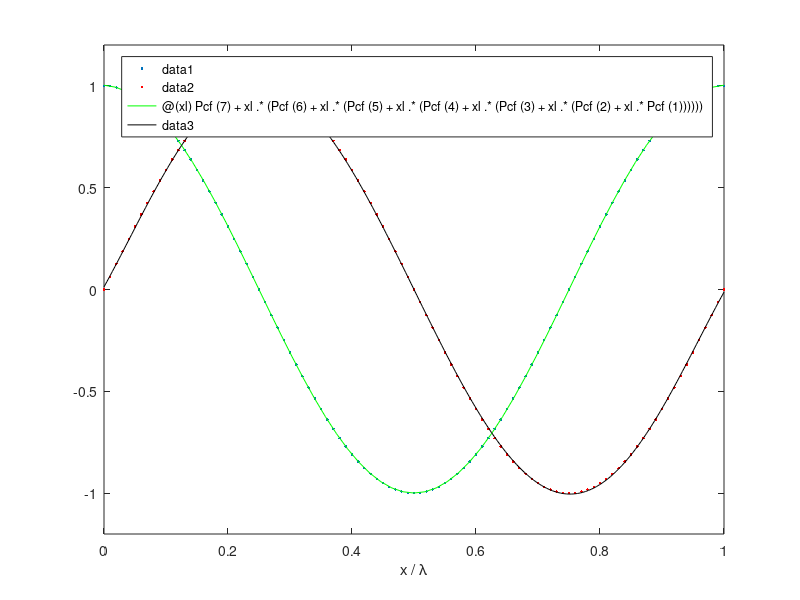
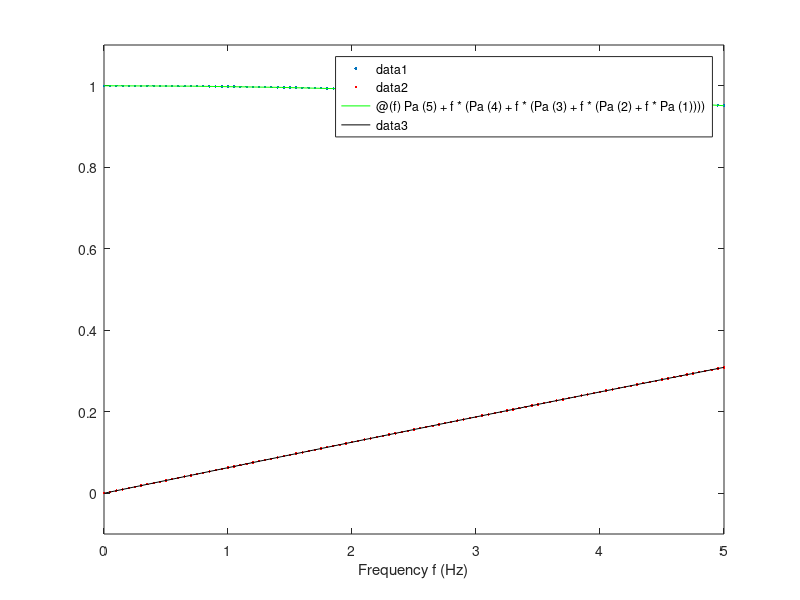

These figures' MATLAB source, in order:
clear
clc

xlam = 0:0.01:1;

cf = cos(2*pi*xlam);
sf = sin(2*pi*xlam);

Pcf = polyfit(xlam,cf,6);   %Need a 6th order poly for decent approx of full wave
Psf = polyfit(xlam,sf,5);   %Need a 5th order poly for decent approx of full wave

alf =@(xl) Pcf(7)+xl.*(Pcf(6)+xl.*(Pcf(5)+xl.*(Pcf(4)+xl.*(Pcf(3)+xl.*(Pcf(2)+xl.*Pcf(1))))));
bef =@(xl) Psf(6)+xl.*(Psf(5)+xl.*(Psf(4)+xl.*(Psf(3)+xl.*(Psf(2)+xl.*Psf(1)))));

plot(xlam,cf,'.')
hold on
plot(xlam,sf,'r.')
fplot(alf,[0 1],'g')
fplot(bef,[0 1],'k')
hold off
xlabel('x / \lambda')
ylim([-1.2 1.2])

fr = 0:0.05:5;
dt = 10 /1000;
fs = 1/dt;

ar = cos(2*pi*fr/fs);
br = sin(2*pi*fr/fs);

Pa = polyfit(fr,ar,4);
Pb = polyfit(fr,br,4);

alr =@(f) Pa(5)+f*(Pa(4)+f*(Pa(3)+f*(Pa(2)+f*Pa(1))));
ber =@(f) Pb(5)+f*(Pb(4)+f*(Pb(3)+f*(Pb(2)+f*Pb(1))));

figure(2)
plot(fr,ar,'.')
hold on
plot(fr,br,'r.')
fplot(alr,[0 5],'g')
fplot(ber,[0 5],'k')
hold off
xlabel('Frequency f (Hz)')
ylim([-0.1 1.1])

%%
L = 1;
N = 20;
x = (1:1:N)'*L/N;

f = 1;
A = 9;
lam = 3/4*L;

Ai = A*x;
alphaf = alf(mod(x/lam,1));
betaf = bef(mod(x/lam,1));
alphar = alr(f);
betar = ber(f);

for i = 1:length(Pa)
    fprintf('%15.9f  ',Pa(i))
    fprintf('%15.9f\n',Pb(i))
end
fprintf('\n')

for i = 1:length(Pcf)
    fprintf('%15.9f  ',Pcf(i))
    
    if i<=length(Psf), fprintf('%15.9f\n',Psf(i)); end
end
fprintf('\n')

% tmax = 10;
% maxit = tmax*fs;
% Ck = 1;
% Sk = 0;
% tcur = now*24*3600; %convert days (now) to seconds
% for k = 1:maxit
%     to = tcur;
%     Co = Ck;
%     So = Sk;
%     Ck = alphar*Co - betar*So;
%     Sk = betar*Co + alphar*So;
%     
%     yi = Ai.*(betaf*Ck - alphaf*Sk);
%     plot(x,yi)
%     xlim([0 L])
%     ylim([-A*L A*L])
%     
%     tcur = now*24*3600; %convert days (now) to seconds
%     delt = tcur - to;
%     pause(dt-delt);
% end